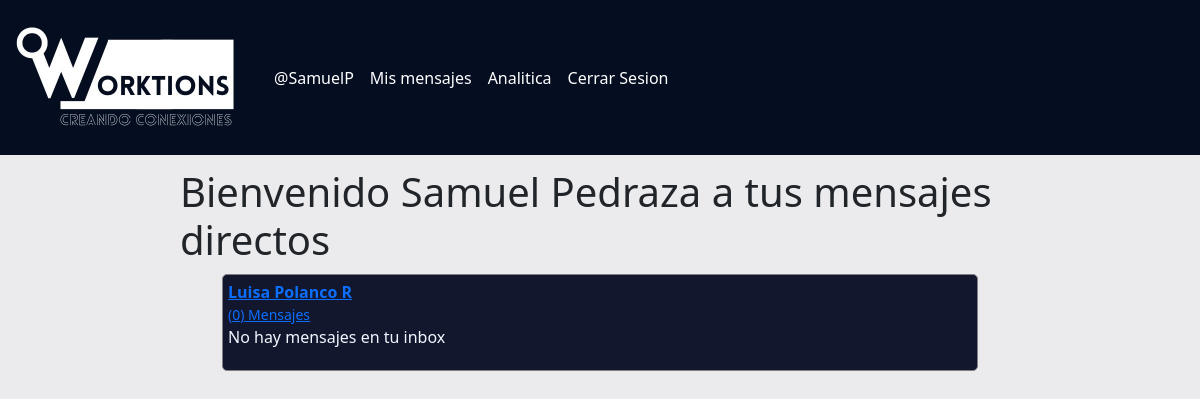
/inbox (signed in), run on the app's committed database.
### Modules/Services/models.py (models this page shows, shortened)
class User(AbstractBaseUser):
    username = models.CharField('Nombre de usuario',unique = True, max_length=100)
    email = models.EmailField('Correo Electrónico', max_length=254,unique = True)
    name = models.CharField('Nombres', max_length=200, null=True)
    id = models.CharField(max_length=15, primary_key=True)
    date_of_birth = models.DateField(null=True)
    address = models.CharField(max_length = 50, null=True)
    city = models.CharField(max_length =20, null=True)
    barrio = models.CharField(choices=BARRIOS_MED, default="------", max_length=200)
    phone = models.CharField(max_length =15, null=True)
    gender = models.CharField(max_length=15, null=True)
    usuario_activo = models.BooleanField(default = True)
    usuario_administrador = models.BooleanField(default = False)
    objects = UserManager()
    USERNAME_FIELD = 'username'
    REQUIRED_FIELDS = ['name','email', 'id', 'city']
    def __str__(self) -> str:
        return f'{self.name}'

### chat/models.py (models this page shows)
class ModelBase(models.Model):
    id = models.UUIDField(default=uuid.uuid4, primary_key=True, db_index=True, editable=False)
    time = models.DateTimeField(auto_now_add=True)
    update = models.DateTimeField(auto_now=True)
    class Meta:
        abstract = True

class UserChannel(ModelBase):
    channel = models.ForeignKey("Channel", null=True, on_delete=models.SET_NULL)
    user = models.ForeignKey(User, on_delete=models.CASCADE)

class Channel(ModelBase):
    users = models.ManyToManyField(User, blank=True, through=UserChannel)
    objects = ChannelManager()

### chat/views.py (the view)
# urls.py: path("inbox", Inbox.as_view(), name="inbox")
class Inbox(View):
    def get(self, request):
        inbox = Channel.objects.filter(userchannel__user__in=[request.user.id])
        context = {
            "inbox":inbox
        }
        return render(request, 'inbox.html', context)

### chat/models.py (called while the page is built)
    def get_queryset(self, *args, **kwargs):
        return ChannelQuerySet(self.model, using=self._db)

### chat/templates/inbox.html (shortened to what this page needs)
    {% extends "base.html" %}
    {% block content %}
    <body style="background-color: #ebebed;">
        <div class="div_main">
            <br>
            <br>
            <br>
            <br>
            <br>
            <br>
            <br>
            <h1>
                Bienvenido {{ user }} a tus mensajes directos
            </h1>
            {% for inbox in inbox %}
            <div class="div_inbox">
                {% for second_user in inbox.userchannel_set.all  %}
                    {% if second_user.user == request.user %}
                    {% else %}
                        <a href="{% url 'detailms' second_user.user.username %}">
                            <strong>
                                {{second_user.user}}
                            </strong>
                            <br>
                            <small >({{inbox.channelmessage_set.count}}) Mensajes</small>
                        </a>
                    {% endif %}
                {% endfor %}
                {% if inbox.channelmessage_set.count != 0 %}
                    <div  class="div_ms_inbox">
                        {% with last_message=inbox.channelmessage_set.last %}
                        <p>Mensaje: {{last_message.text}}</p>
                        <p>Usuario: {{last_message.user}} </p>
                        {% endwith %}
                    </div>
                {% else %}
                <p>
                    No hay mensajes en tu inbox
                </p>
                {% endif %}
            </div>
            {% empty %}
            <h2>Inbox vacío</h2>
            {% endfor %}
        </div>
    </body>
    {% endblock %}

### Modules/Services/templates/base.html (shortened to what this page needs)
<html>
    <head>
        {%load static %}
        <link ref="stylesheet" href="https://cdn.jsdelivr.net/npm/bootstrap@5.3.0-alpha1/dist/css/bootstrap.min.css"
            rel="stylesheet"
>
    </head>
    <body>
        <nav class="navbar navbar-expand-lg navbar-light justify-content-between" style="background-color: #050d21;" id="header">
            <a class="navbar-brand" href="{% url 'home' %}"><img src="../../../media/media/Logo worktions.jpeg" style="width: 250px;"></a>
            {% if user.is_authenticated %}
            <div class="collapse navbar-collapse" id="navbarTogglerDemo03">
              <ul class="navbar-nav mr-auto mt-2 mt-lg-0">
                  <li class="nav-item">
                    <a class="nav-link" href="{% url 'profile' %}" style="color: white;">@{{ user.username}}</a>
                  </li>
                  <li class="nav-item">
                    <a class="nav-link" href="{% url 'inbox' %}" style="color: white;">Mis mensajes</a>
                  </li>
                  <li class="nav-item">
                    <a class="nav-link" href="{% url 'analitica' %}" style="color: white;">Analitica</a>
                  </li>
                  <li class="nav-item">
                    <a class="nav-link" href="{% url 'logout' %}" style="color: white;">Cerrar Sesion</a>
                  </li>
              </ul>
            </div>
              {% endif %}
          </nav>
          {% block content %}
          {% endblock %}
    </body>
</html>

### chat/templates/inbox.html (style rules this page uses)
.div_main { width: 70%; margin: 0px 15% 90px ; height: 50px auto ; display: block; align-content: center; }
.div_inbox { width: 90%; margin: 10px auto; background: #12172d; color: aliceblue; border-radius: 5px; border: 1px solid grey; padding: 5px; }
body { background: whitesmoke; }

### Modules/Services/templates/base.html (style rules this page uses)
#header { position: fixed; width: 100%; z-index: 1000; }
.navbar { margin-bottom: 0px !important; }

### data on the page
User: username "SamuelP", name "Samuel Pedraza"
Channel: channelmessage_set.count "0", shows "No hay mensajes en tu inbox"
UserChannel: user "Luisa Polanco R"
